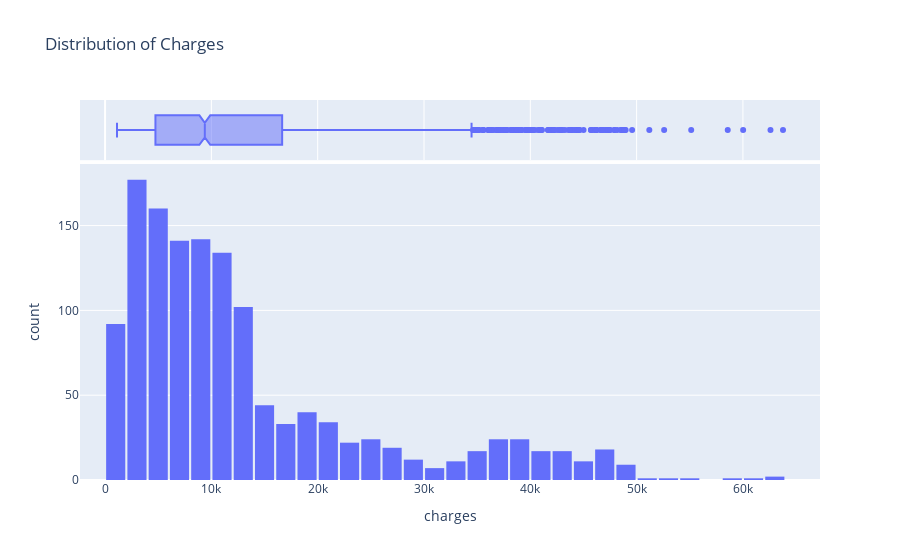

Here is the notebook cell this chart was saved with:
### Code cell
fig = px.histogram(data, 
                   x='charges', 
                   marginal='box',
                   title='Distribution of Charges')
fig.update_layout(bargap=0.1)
fig.show()

### Figure 1 — Plotly figure (JSON) as saved in the notebook; plotly's stock layout.template omitted (floating-point values rounded to 4 significant figures; data arrays with more than 128 entries replaced by an {"elided": "..."} marker saying what was removed)
{"data": [{"alignmentgroup": "True", "bingroup": "x", "hovertemplate": "charges=%{x}<br>count=%{y}<extra></extra>", "legendgroup": "", "marker": {"color": "#636efa", "pattern": {"shape": ""}}, "name": "", "offsetgroup": "", "orientation": "v", "showlegend": false, "type": "histogram", "x": {"elided": "1338 float values"}, "xaxis": "x", "yaxis": "y"}, {"alignmentgroup": "True", "hovertemplate": "charges=%{x}<extra></extra>", "legendgroup": "", "marker": {"color": "#636efa"}, "name": "", "notched": true, "offsetgroup": "", "showlegend": false, "type": "box", "x": {"elided": "1338 float values"}, "xaxis": "x2", "yaxis": "y2"}], "layout": {"bargap": 0.1, "barmode": "relative", "legend": {"tracegroupgap": 0}, "title": {"text": "Distribution of Charges"}, "xaxis": {"anchor": "y", "domain": [0, 1], "title": {"text": "charges"}}, "xaxis2": {"anchor": "y2", "domain": [0, 1], "matches": "x", "showgrid": true, "showticklabels": false}, "yaxis": {"anchor": "x", "domain": [0, 0.8316], "title": {"text": "count"}}, "yaxis2": {"anchor": "x2", "domain": [0.8416, 1], "matches": "y2", "showgrid": false, "showline": false, "showticklabels": false, "ticks": ""}}}
